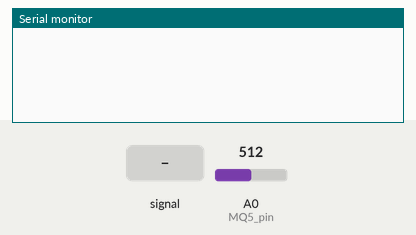
The sketch below on a simulated Arduino Uno, built with avr-gcc and run on an emulated ATmega328P. On the bench: the last lines printed to the serial monitor. Inputs (shaded band) come from the test bench; at power-on: A0 (MQ5_pin) = 512.

Above: at 1.2 s.
1.3 s: A0 (MQ5_pin) set to 0
At 1.6 s:
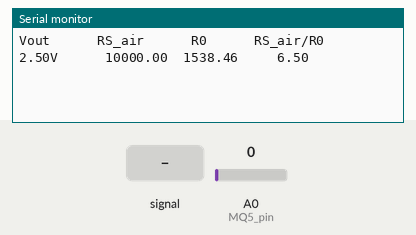
4.3 s: A0 (MQ5_pin) set to 122
At 5.4 s:
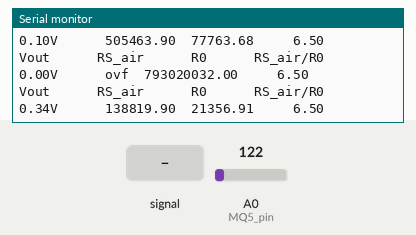
5.8 s: A0 (MQ5_pin) fed a 200 Hz sine of ±81 counts around its level
At 7.1 s:
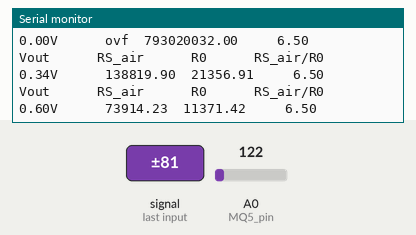
8.8 s: A0 (MQ5_pin) set to 0
At 12.3 s:
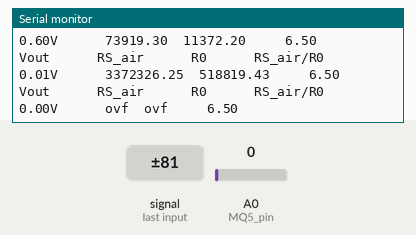
Timing chart, 0 to 12.8 s (numbered marks = the images above; inputs shaded):
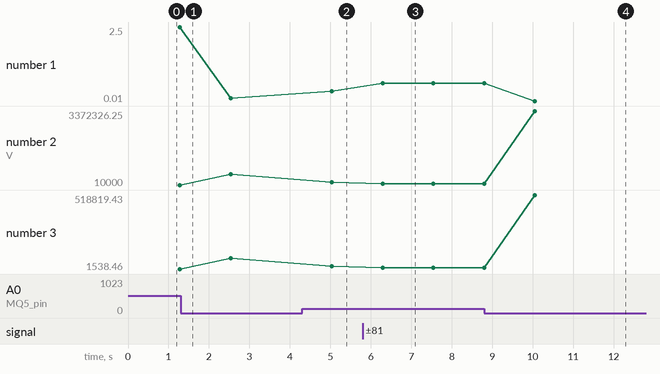

Measured:
- after the input at 4.3 s, the serial monitor: prints a new line after 0.74 s (image 2)
- after the input at 5.8 s, the serial monitor: prints a new line after 0.49 s (image 3)
- after the input at 8.8 s, the serial monitor: prints a new line after 1.3 s (image 4)
- plotted number 1: 2.5 → 0.1 after the input at 1.3 s, 0.1 → 0.34 after the input at 4.3 s, 0.6 → 0.01 after the input at 8.8 s
- plotted number 2: 10000 → 505463.9 after the input at 1.3 s, 505463.9 → 138819.9 after the input at 4.3 s, 138819.9 → 73919.3 after the input at 5.8 s, 73919.3 → 3372326.25 after the input at 8.8 s
- plotted number 3: 1538.46 → 77763.68 after the input at 1.3 s, 77763.68 → 21356.91 after the input at 4.3 s, 21356.91 → 11372.2 after the input at 5.8 s, 11372.2 → 518819.43 after the input at 8.8 s

The sketch:

Calibrazione.ino
```cpp
#define MQ5_pin A0

float Vout;
float RS_air; //  Valore di RS in aria pulita
float R0;
float sensorValue = 0;
int i = 0;
float Vin = 5; //bisogna garantire 5 Volt stabili
int RL = 10000; //10k
int campioni = 10000;

void setup() {
  Serial.begin(9600);
}

//effettuo una media su 10000 campioni del segnale di ingresso
void loop() {
  for (i = 0 ; i < campioni ; i++) {
    sensorValue += analogRead(MQ5_pin);
    delay(0.01);
  }
  sensorValue = sensorValue / campioni;

  // sensorValue viene scalato in base alla risoluzione del
  // microcontrollore e al suo livello logico:
  // i pin analogici lavorano a 10 bit (1024 valori) con
  // logica a 5 Volt.

  Vout = sensorValue / 1024 * Vin;
  RS_air = (Vin - Vout) * RL / Vout;
  R0 = RS_air / 6.5;

  Serial.print("Vout \t \t");                 Serial.print("RS_air \t \t");   Serial.print("R0 \t \t");   Serial.println("RS_air/R0 \t");
  Serial.print(Vout); Serial.print("V \t \t"); Serial.print(RS_air);  Serial.print("\t");       Serial.print(R0);    Serial.print("\t \t");    Serial.println(RS_air / R0);
}
```
